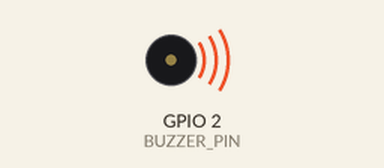
Bench run of a sketch on a simulated ESP32. Shown: buzzer (waves = sounding).

Above: at 0.1 s.
Timing chart, 0 to 24.0 s (numbered marks = the images above):
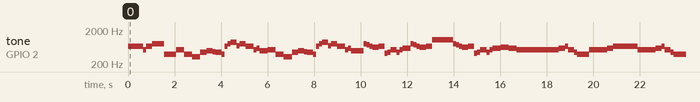

The sketch:

Project_02_Buzzer.ino
```cpp
//*************************************************************************************
/*
Project 02 Buzzer
Buzzer plays music
*/
#define LEDC_CHANNEL_0 0

//LEDC timer uses 13-bit precision

#define LEDC_TIMER_13_BIT  13

// define the IO port

#define BUZZER_PIN  2

//Create a list of music melodies, Super Mario

int melody[] = {330, 330, 330, 262, 330, 392, 196, 262, 196, 165, 220, 247, 233, 220, 196, 330, 392, 440, 349, 392, 330, 262, 294, 247, 262, 196, 165, 220, 247, 233, 220, 196, 330, 392,440, 349, 392, 330, 262, 294, 247, 392, 370, 330, 311, 330, 208, 220, 262, 220, 262,

294, 392, 370, 330, 311, 330, 523, 523, 523, 392, 370, 330, 311, 330, 208, 220, 262,220, 262, 294, 311, 294, 262, 262, 262, 262, 262, 294, 330, 262, 220, 196, 262, 262,262, 262, 294, 330, 262, 262, 262, 262, 294, 330, 262, 220, 196};

//Create a list of tone durations

int noteDurations[] = {8,4,4,8,4,2,2,3,3,3,4,4,8,4,8,8,8,4,8,4,3,8,8,3,3,3,3,4,4,8,4,8,8,8,4,8,4,3,8,8,2,8,8,8,4,4,8,8,4,8,8,3,8,8,8,4,4,4,8,2,8,8,8,4,4,8,8,4,8,8,3,3,3,1,8,4,4,8,4,8,4,8,2,8,4,4,8,4,1,8,4,4,8,4,8,4,8,2};
void setup() {
pinMode(BUZZER_PIN, OUTPUT); // set the buzzer to OUTPUT
}

void loop() {

  int noteDuration; //create the variable noteDuration

  for (int i = 0; i < sizeof(noteDurations); ++i)

  {
      noteDuration = 800/noteDurations[i];

      ledcSetup(LEDC_CHANNEL_0, melody[i]*2, LEDC_TIMER_13_BIT);

      ledcAttachPin(BUZZER_PIN, LEDC_CHANNEL_0);

      ledcWrite(LEDC_CHANNEL_0, 50);

      delay(noteDuration * 1.30); //delay
  }
}
//*************************************************************************************
```

Measured:
- by itself, tone on GPIO 2 (BUZZER_PIN): plays 660 Hz for 0.65 s, 524 Hz for 0.13 s, 660 Hz for 0.26 s, 784 Hz for 0.52 s, 392 Hz for 0.52 s, 524 Hz for 0.35 s … (84 notes in this stretch)
